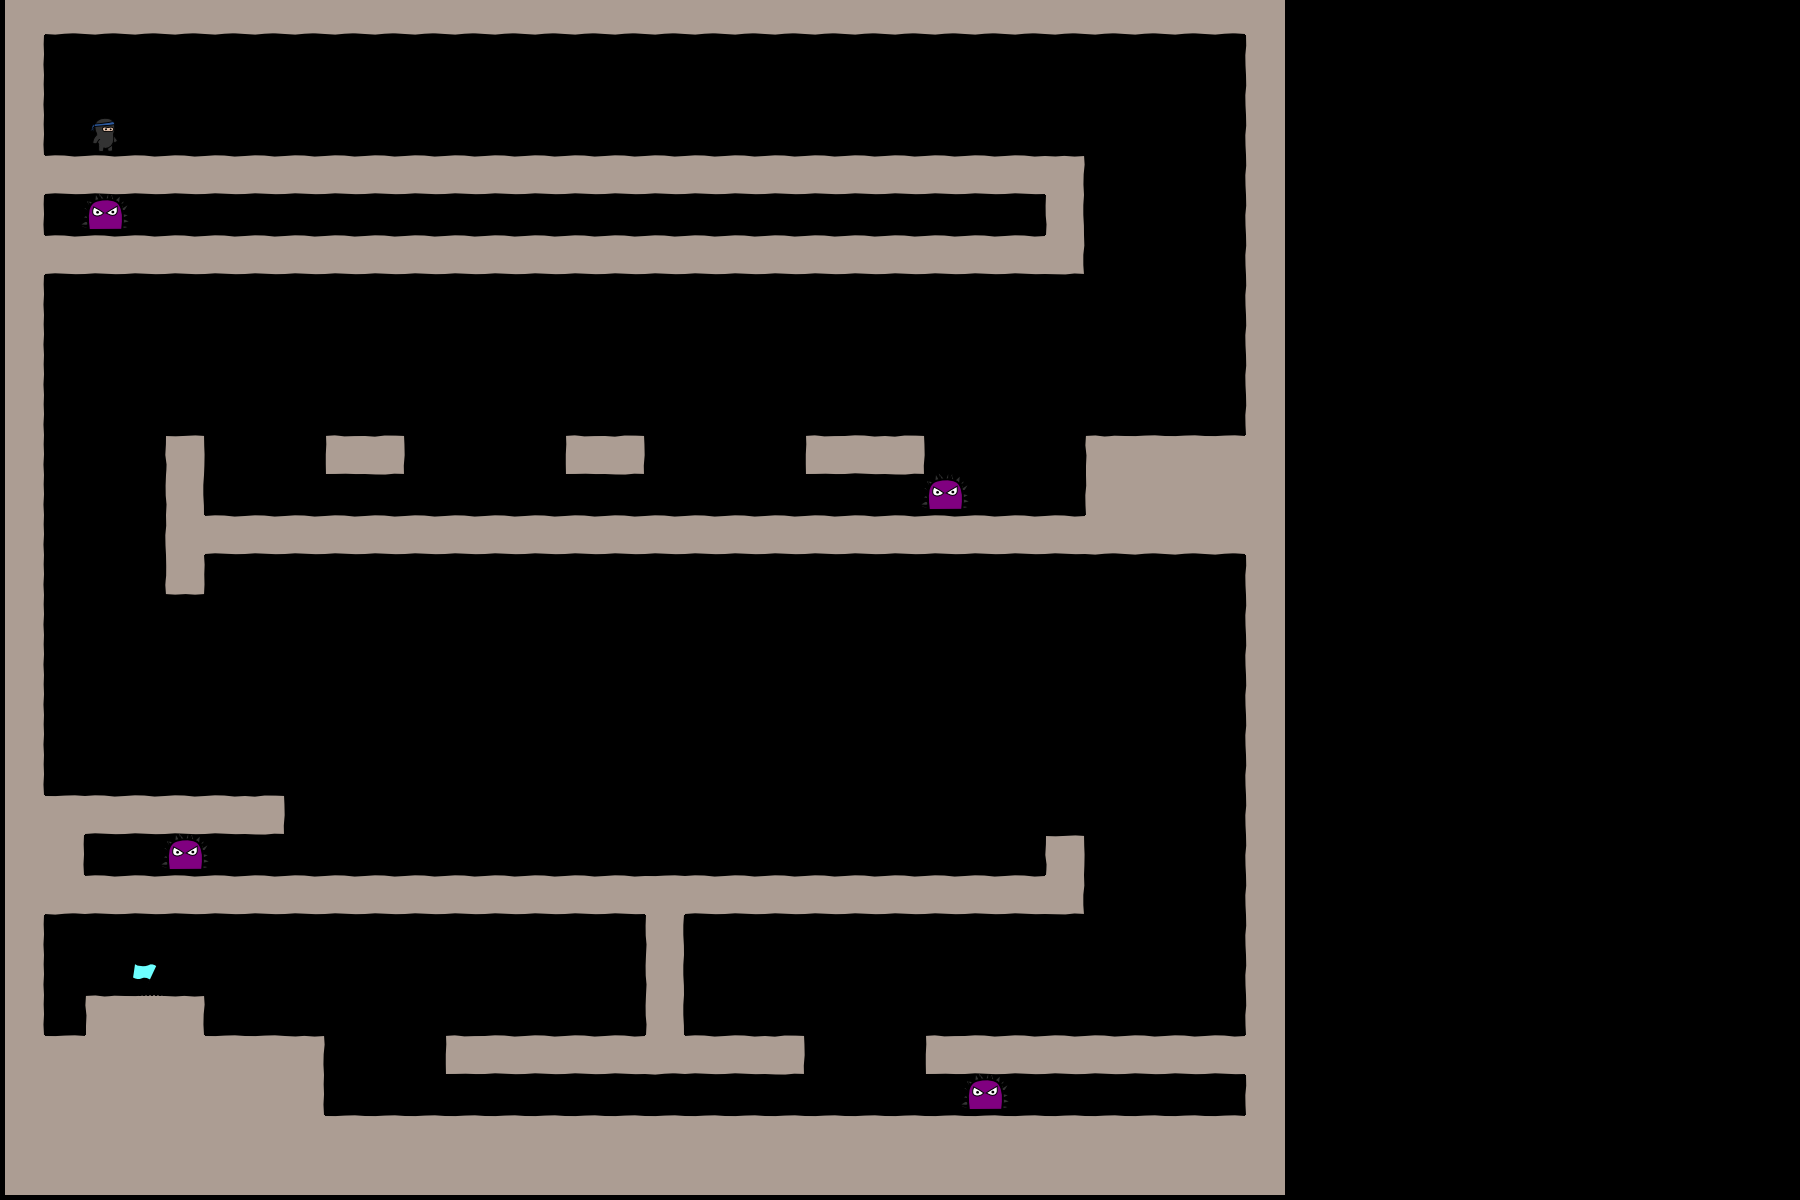

Rendered tile map (Tiled .tmx) drawn with the repository's tilesets; below, a short description and the full map source, tile grids included:
An orthogonal 45x30 tile map with 40x40 px tiles, 3 tile layers (bg, objects, fg), 2 tilesets.

<map version="1.0" orientation="orthogonal" width="45" height="30" tilewidth="40" tileheight="40">
 <tileset firstgid="1" name="world1" tilewidth="50" tileheight="50">
  <image source="world1.png" width="400" height="400" />
 </tileset>
 <tileset firstgid="65" name="objectpalette" tilewidth="50" tileheight="50">
  <image source="objectpalette.png" width="400" height="400" />
 </tileset>
 <layer name="bg" width="32" height="30">
  <data encoding="csv">  18,26,26,26,26,26,26,26,26,26,26,26,26,26,26,26,26,26,26,26,26,26,26,26,26,26,26,26,26,26,26,18,
  19,0,0,0,0,0,0,0,0,0,0,0,0,0,0,0,0,0,0,0,0,0,0,0,0,0,0,0,0,0,0,17,
  19,0,0,0,0,0,0,0,0,0,0,0,0,0,0,0,0,0,0,0,0,0,0,0,0,0,0,0,0,0,0,17,
  19,0,0,0,0,0,0,0,0,0,0,0,0,0,0,0,0,0,0,0,0,0,0,0,0,0,0,0,0,0,0,17,
  18,2,2,2,2,2,2,2,2,2,2,2,2,2,2,2,2,2,2,2,2,2,2,2,2,2,11,0,0,0,0,17,
  19,0,0,0,0,0,0,0,0,0,0,0,0,0,0,0,0,0,0,0,0,0,0,0,0,0,20,0,0,0,0,17,
  18,2,2,2,2,2,2,2,2,2,2,2,2,2,2,2,2,2,2,2,2,2,2,2,2,2,27,0,0,0,0,17,
  19,0,0,0,0,0,0,0,0,0,0,0,0,0,0,0,0,0,0,0,0,0,0,0,0,0,0,0,0,0,0,17,
  19,0,0,0,0,0,0,0,0,0,0,0,0,0,0,0,0,0,0,0,0,0,0,0,0,0,0,0,0,0,0,17,
  19,0,0,0,0,0,0,0,0,0,0,0,0,0,0,0,0,0,0,0,0,0,0,0,0,0,0,0,0,0,0,17,
  19,0,0,0,0,0,0,0,0,0,0,0,0,0,0,0,0,0,0,0,0,0,0,0,0,0,0,0,0,0,0,17,
  19,0,0,0,12,0,0,0,1,3,0,0,0,0,1,3,0,0,0,0,1,2,3,0,0,0,0,9,10,10,10,18,
  19,0,0,0,20,0,0,0,0,0,0,0,0,0,0,0,0,0,0,0,0,0,0,0,0,0,0,17,18,18,18,18,
  19,0,0,0,17,2,2,2,2,2,2,2,2,2,2,2,2,2,2,2,2,2,2,2,2,2,2,26,26,26,26,18,
  19,0,0,0,28,0,0,0,0,0,0,0,0,0,0,0,0,0,0,0,0,0,0,0,0,0,0,0,0,0,0,17,
  19,0,0,0,0,0,0,0,0,0,0,0,0,0,0,0,0,0,0,0,0,0,0,0,0,0,0,0,0,0,0,17,
  19,0,0,0,0,0,0,0,0,0,0,0,0,0,0,0,0,0,0,0,0,0,0,0,0,0,0,0,0,0,0,17,
  19,0,0,0,0,0,0,0,0,0,0,0,0,0,0,0,0,0,0,0,0,0,0,0,0,0,0,0,0,0,0,17,
  19,0,0,0,0,0,0,0,0,0,0,0,0,0,0,0,0,0,0,0,0,0,0,0,0,0,0,0,0,0,0,17,
  19,0,0,0,0,0,0,0,0,0,0,0,0,0,0,0,0,0,0,0,0,0,0,0,0,0,0,0,0,0,0,17,
  18,10,2,2,2,2,3,0,0,0,0,0,0,0,0,0,0,0,0,0,0,0,0,0,0,0,0,0,0,0,0,17,
  18,19,0,0,0,0,0,0,0,0,0,0,0,0,0,0,0,0,0,0,0,0,0,0,0,0,12,0,0,0,0,17,
  18,26,2,2,2,2,2,2,2,2,2,2,2,2,2,2,10,2,2,2,2,2,2,2,2,2,27,0,0,0,0,17,
  19,0,0,0,0,0,0,0,0,0,0,0,0,0,0,0,20,0,0,0,0,0,0,0,0,0,0,0,0,0,0,17,
  19,0,0,0,0,0,0,0,0,0,0,0,0,0,0,0,20,0,0,0,0,0,0,0,0,0,0,0,0,0,0,17,
  19,0,9,10,11,0,0,0,0,0,0,0,0,0,0,0,20,0,0,0,0,0,0,0,0,0,0,0,0,0,0,17,
  18,10,18,18,18,10,10,11,0,0,0,1,2,2,2,2,26,2,2,3,0,0,0,1,2,2,2,2,2,2,2,18,
  18,18,18,18,18,18,18,19,0,0,0,0,0,0,0,0,0,0,0,0,0,0,0,0,0,0,0,0,0,0,0,17,
  18,18,18,18,18,18,18,18,10,10,10,10,10,10,10,10,10,10,10,10,10,10,10,10,10,10,10,10,10,10,10,18,
  18,18,18,18,18,18,18,18,18,18,18,18,18,18,18,18,18,18,18,18,18,18,18,18,18,18,18,18,18,18,18,18
</data>
 </layer>
 <layer name="objects" width="32" height="30">
  <data encoding="csv">
  0,0,0,0,0,0,0,0,0,0,0,0,0,0,0,0,0,0,0,0,0,0,0,0,0,0,0,0,0,0,0,0,
  0,0,0,0,0,0,0,0,0,0,0,0,0,0,0,0,0,0,0,0,0,0,0,0,0,0,0,0,0,0,0,0,
  0,0,0,0,0,0,0,0,0,0,0,0,0,0,0,0,0,0,0,0,0,0,0,0,0,0,0,0,0,0,0,0,
  0,0,65,0,0,0,0,0,0,0,0,0,0,0,0,0,0,0,0,0,0,0,0,0,0,0,0,0,0,0,0,0,
  0,0,0,0,0,0,0,0,0,0,0,0,0,0,0,0,0,0,0,0,0,0,0,0,0,0,0,0,0,0,0,0,
  0,0,73,0,0,0,0,0,0,0,0,0,0,0,0,0,0,0,0,0,0,0,0,0,0,0,0,0,0,0,0,0,
  0,0,0,0,0,0,0,0,0,0,0,0,0,0,0,0,0,0,0,0,0,0,0,0,0,0,0,0,0,0,0,0,
  0,0,0,0,0,0,0,0,0,0,0,0,0,0,0,0,0,0,0,0,0,0,0,0,0,0,0,0,0,0,0,0,
  0,0,0,0,0,0,0,0,0,0,0,0,0,0,0,0,0,0,0,0,0,0,0,0,0,0,0,0,0,0,0,0,
  0,0,0,0,0,0,0,0,0,0,0,0,0,0,0,0,0,0,0,0,0,0,0,0,0,0,0,0,0,0,0,0,
  0,0,0,0,0,0,0,0,0,0,0,0,0,0,0,0,0,0,0,0,0,0,0,0,0,0,0,0,0,0,0,0,
  0,0,0,0,0,0,0,0,0,0,0,0,0,0,0,0,0,0,0,0,0,0,0,0,0,0,0,0,0,0,0,0,
  0,0,0,0,0,0,0,0,0,0,0,0,0,0,0,0,0,0,0,0,0,0,0,73,0,0,0,0,0,0,0,0,
  0,0,0,0,0,0,0,0,0,0,0,0,0,0,0,0,0,0,0,0,0,0,0,0,0,0,0,0,0,0,0,0,
  0,0,0,0,0,0,0,0,0,0,0,0,0,0,0,0,0,0,0,0,0,0,0,0,0,0,0,0,0,0,0,0,
  0,0,0,0,0,0,0,0,0,0,0,0,0,0,0,0,0,0,0,0,0,0,0,0,0,0,0,0,0,0,0,0,
  0,0,0,0,0,0,0,0,0,0,0,0,0,0,0,0,0,0,0,0,0,0,0,0,0,0,0,0,0,0,0,0,
  0,0,0,0,0,0,0,0,0,0,0,0,0,0,0,0,0,0,0,0,0,0,0,0,0,0,0,0,0,0,0,0,
  0,0,0,0,0,0,0,0,0,0,0,0,0,0,0,0,0,0,0,0,0,0,0,0,0,0,0,0,0,0,0,0,
  0,0,0,0,0,0,0,0,0,0,0,0,0,0,0,0,0,0,0,0,0,0,0,0,0,0,0,0,0,0,0,0,
  0,0,0,0,0,0,0,0,0,0,0,0,0,0,0,0,0,0,0,0,0,0,0,0,0,0,0,0,0,0,0,0,
  0,0,0,0,73,0,0,0,0,0,0,0,0,0,0,0,0,0,0,0,0,0,0,0,0,0,0,0,0,0,0,0,
  0,0,0,0,0,0,0,0,0,0,0,0,0,0,0,0,0,0,0,0,0,0,0,0,0,0,0,0,0,0,0,0,
  0,0,0,0,0,0,0,0,0,0,0,0,0,0,0,0,0,0,0,0,0,0,0,0,0,0,0,0,0,0,0,0,
  0,0,0,66,0,0,0,0,0,0,0,0,0,0,0,0,0,0,0,0,0,0,0,0,0,0,0,0,0,0,0,0,
  0,0,0,0,0,0,0,0,0,0,0,0,0,0,0,0,0,0,0,0,0,0,0,0,0,0,0,0,0,0,0,0,
  0,0,0,0,0,0,0,0,0,0,0,0,0,0,0,0,0,0,0,0,0,0,0,0,0,0,0,0,0,0,0,0,
  0,0,0,0,0,0,0,0,0,0,0,0,0,0,0,0,0,0,0,0,0,0,0,0,73,0,0,0,0,0,0,0,
  0,0,0,0,0,0,0,0,0,0,0,0,0,0,0,0,0,0,0,0,0,0,0,0,0,0,0,0,0,0,0,0,
  0,0,0,0,0,0,0,0,0,0,0,0,0,0,0,0,0,0,0,0,0,0,0,0,0,0,0,0,0,0,0,0
</data>
 </layer>
 <layer name="fg" width="32" height="30">
  <data encoding="csv">
  0,0,0,0,0,0,0,0,0,0,0,0,0,0,0,0,0,0,0,0,0,0,0,0,0,0,0,0,0,0,0,0,
  0,0,0,0,0,0,0,0,0,0,0,0,0,0,0,0,0,0,0,0,0,0,0,0,0,0,0,0,0,0,0,0,
  0,0,0,0,0,0,0,0,0,0,0,0,0,0,0,0,0,0,0,0,0,0,0,0,0,0,0,0,0,0,0,0,
  0,0,0,0,0,0,0,0,0,0,0,0,0,0,0,0,0,0,0,0,0,0,0,0,0,0,0,0,0,0,0,0,
  0,0,0,0,0,0,0,0,0,0,0,0,0,0,0,0,0,0,0,0,0,0,0,0,0,0,0,0,0,0,0,0,
  0,0,0,0,0,0,0,0,0,0,0,0,0,0,0,0,0,0,0,0,0,0,0,0,0,0,0,0,0,0,0,0,
  0,0,0,0,0,0,0,0,0,0,0,0,0,0,0,0,0,0,0,0,0,0,0,0,0,0,0,0,0,0,0,0,
  0,0,0,0,0,0,0,0,0,0,0,0,0,0,0,0,0,0,0,0,0,0,0,0,0,0,0,0,0,0,0,0,
  0,0,0,0,0,0,0,0,0,0,0,0,0,0,0,0,0,0,0,0,0,0,0,0,0,0,0,0,0,0,0,0,
  0,0,0,0,0,0,0,0,0,0,0,0,0,0,0,0,0,0,0,0,0,0,0,0,0,0,0,0,0,0,0,0,
  0,0,0,0,0,0,0,0,0,0,0,0,0,0,0,0,0,0,0,0,0,0,0,0,0,0,0,0,0,0,0,0,
  0,0,0,0,0,0,0,0,0,0,0,0,0,0,0,0,0,0,0,0,0,0,0,0,0,0,0,0,0,0,0,0,
  0,0,0,0,0,0,0,0,0,0,0,0,0,0,0,0,0,0,0,0,0,0,0,0,0,0,0,0,0,0,0,0,
  0,0,0,0,0,0,0,0,0,0,0,0,0,0,0,0,0,0,0,0,0,0,0,0,0,0,0,0,0,0,0,0,
  0,0,0,0,0,0,0,0,0,0,0,0,0,0,0,0,0,0,0,0,0,0,0,0,0,0,0,0,0,0,0,0,
  0,0,0,0,0,0,0,0,0,0,0,0,0,0,0,0,0,0,0,0,0,0,0,0,0,0,0,0,0,0,0,0,
  0,0,0,0,0,0,0,0,0,0,0,0,0,0,0,0,0,0,0,0,0,0,0,0,0,0,0,0,0,0,0,0,
  0,0,0,0,0,0,0,0,0,0,0,0,0,0,0,0,0,0,0,0,0,0,0,0,0,0,0,0,0,0,0,0,
  0,0,0,0,0,0,0,0,0,0,0,0,0,0,0,0,0,0,0,0,0,0,0,0,0,0,0,0,0,0,0,0,
  0,0,0,0,0,0,0,0,0,0,0,0,0,0,0,0,0,0,0,0,0,0,0,0,0,0,0,0,0,0,0,0,
  0,0,0,0,0,0,0,0,0,0,0,0,0,0,0,0,0,0,0,0,0,0,0,0,0,0,0,0,0,0,0,0,
  0,0,0,0,0,0,0,0,0,0,0,0,0,0,0,0,0,0,0,0,0,0,0,0,0,0,0,0,0,0,0,0,
  0,0,0,0,0,0,0,0,0,0,0,0,0,0,0,0,0,0,0,0,0,0,0,0,0,0,0,0,0,0,0,0,
  0,0,0,0,0,0,0,0,0,0,0,0,0,0,0,0,0,0,0,0,0,0,0,0,0,0,0,0,0,0,0,0,
  0,0,0,0,0,0,0,0,0,0,0,0,0,0,0,0,0,0,0,0,0,0,0,0,0,0,0,0,0,0,0,0,
  0,0,0,0,0,0,0,0,0,0,0,0,0,0,0,0,0,0,0,0,0,0,0,0,0,0,0,0,0,0,0,0,
  0,0,0,0,0,0,0,0,0,0,0,0,0,0,0,0,0,0,0,0,0,0,0,0,0,0,0,0,0,0,0,0,
  0,0,0,0,0,0,0,0,0,0,0,0,0,0,0,0,0,0,0,0,0,0,0,0,0,0,0,0,0,0,0,0,
  0,0,0,0,0,0,0,0,0,0,0,0,0,0,0,0,0,0,0,0,0,0,0,0,0,0,0,0,0,0,0,0,
  0,0,0,0,0,0,0,0,0,0,0,0,0,0,0,0,0,0,0,0,0,0,0,0,0,0,0,0,0,0,0,0
</data>
 </layer>
</map>
